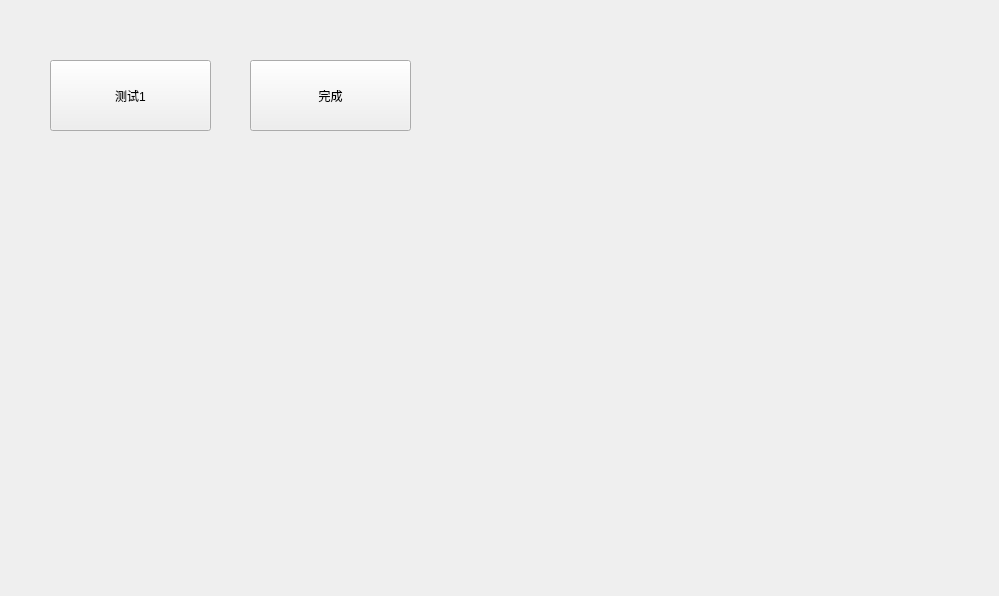
<?xml version="1.0" encoding="UTF-8"?>
<ui version="4.0">
 <class>cebsCalaForm</class>
 <widget class="QWidget" name="cebsCalaForm">
  <property name="geometry">
   <rect>
    <x>0</x>
    <y>0</y>
    <width>999</width>
    <height>596</height>
   </rect>
  </property>
  <property name="windowTitle">
   <string>CALIBRATION</string>
  </property>
  <widget class="QPushButton" name="pushButton_cala_test1">
   <property name="geometry">
    <rect>
     <x>50</x>
     <y>60</y>
     <width>161</width>
     <height>71</height>
    </rect>
   </property>
   <property name="text">
    <string>测试1</string>
   </property>
  </widget>
  <widget class="QPushButton" name="pushButton_cala_close">
   <property name="geometry">
    <rect>
     <x>250</x>
     <y>60</y>
     <width>161</width>
     <height>71</height>
    </rect>
   </property>
   <property name="text">
    <string>完成</string>
   </property>
  </widget>
 </widget>
 <resources/>
 <connections>
  <connection>
   <sender>pushButton_cala_close</sender>
   <signal>clicked()</signal>
   <receiver>cebsCalaForm</receiver>
   <slot>slot_cala_close()</slot>
   <hints>
    <hint type="sourcelabel">
     <x>338</x>
     <y>96</y>
    </hint>
    <hint type="destinationlabel">
     <x>462</x>
     <y>120</y>
    </hint>
   </hints>
  </connection>
 </connections>
 <slots>
  <slot>slot_cala_close()</slot>
 </slots>
</ui>
